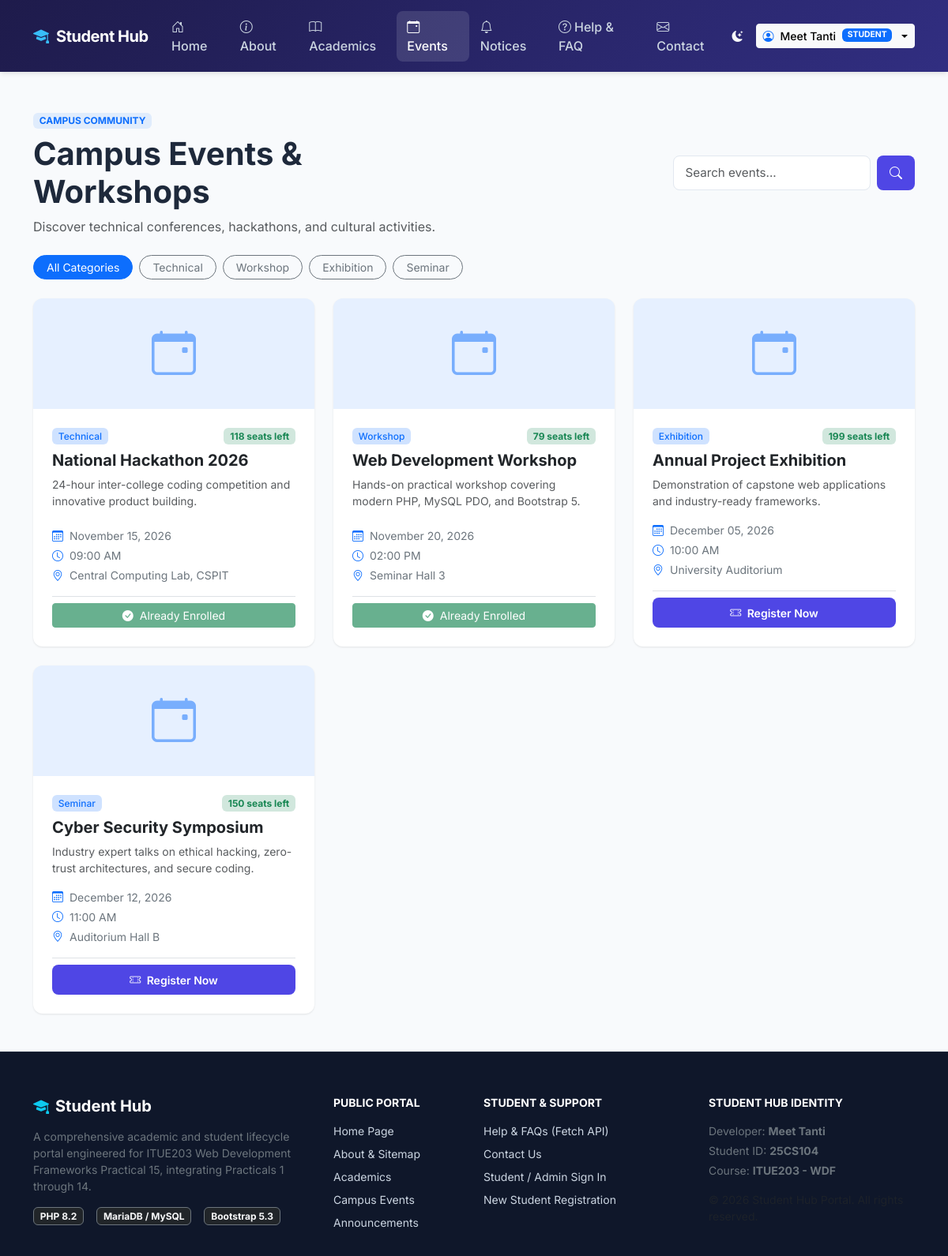
/events.php (signed in), run on the app's committed database.
### tables this page shows
CREATE TABLE events (
    id INT AUTO_INCREMENT PRIMARY KEY,
    event_name VARCHAR(150) NOT NULL,
    description TEXT NULL,
    category VARCHAR(50) DEFAULT 'Academic',
    event_date DATE NOT NULL,
    event_time VARCHAR(20) DEFAULT '10:00 AM',
    location VARCHAR(150) NOT NULL,
    max_seats INT DEFAULT 100,
    poster_image VARCHAR(255) NULL,
    status ENUM('upcoming', 'completed', 'cancelled') DEFAULT 'upcoming',
    created_by INT NULL,
    created_at TIMESTAMP DEFAULT CURRENT_TIMESTAMP,
    CONSTRAINT fk_events_creator FOREIGN KEY (created_by) REFERENCES users(id) ON DELETE SET NULL
);

### includes/functions.php (called while the page is built, shortened)
<?php
function e(?string $string): string
{
    return htmlspecialchars($string ?? '', ENT_QUOTES, 'UTF-8');
}

### includes/auth.php (called while the page is built, shortened)
<?php
require_once __DIR__ . '/functions.php';
function isAuthenticated(): bool
{
    return isset($_SESSION['user_id']) && !empty($_SESSION['user_id']);
}
function currentUser(): ?array
{
    return [
        'id'        => (int) $_SESSION['user_id'],
        'name'      => $_SESSION['name'] ?? 'User',
        'email'     => $_SESSION['email'] ?? '',
        'role'      => $_SESSION['role'] ?? 'guest',
        'student_id'=> $_SESSION['student_id'] ?? null
    ];
}

### events.php (the view, shortened to what this page needs)
<?php
require_once __DIR__ . '/includes/header.php';
require_once __DIR__ . '/includes/navbar.php';
$category = trim($_GET['category'] ?? '');
$search = trim($_GET['search'] ?? '');
$query = "SELECT e.*,
            (SELECT COUNT(*) FROM registrations r WHERE r.event_id = e.id) AS registered_count
          FROM events e WHERE 1=1";
$params = [];
$query .= " ORDER BY e.event_date ASC";
$stmt = $pdo->prepare($query);
$stmt->execute($params);
$events = $stmt->fetchAll();
$catStmt = $pdo->query("SELECT DISTINCT category FROM events WHERE category IS NOT NULL");
$categories = $catStmt->fetchAll(PDO::FETCH_COLUMN);
$myRegistrations = [];
if (isAuthenticated() && currentUser()['role'] === 'student') {
    $userId = currentUser()['id'];
    $stuStmt = $pdo->prepare("SELECT id FROM students WHERE user_id = ?");
    $stuStmt->execute([$userId]);
    $studentId = $stuStmt->fetchColumn();
    if ($studentId) {
        $regStmt = $pdo->prepare("SELECT event_id FROM registrations WHERE student_id = ?");
        $regStmt->execute([$studentId]);
        $myRegistrations = $regStmt->fetchAll(PDO::FETCH_COLUMN);
    }
}
?>
<main class="py-5">
    <div class="container">
        <div class="row align-items-center mb-4">
            <div class="col-md-6">
                <span class="badge bg-primary bg-opacity-10 text-primary fw-bold text-uppercase mb-2">Campus Community</span>
                <h1 class="fw-bold">Campus Events & Workshops</h1>
                <p class="text-muted mb-0">Discover technical conferences, hackathons, and cultural activities.</p>
            </div>
            <div class="col-md-6 mt-3 mt-md-0">
                <form method="GET" class="d-flex gap-2 justify-content-md-end">
                    <input type="text" name="search" class="form-control" placeholder="Search events..." value="<?= e($search) ?>" style="max-width: 250px;">
                    <button type="submit" class="btn btn-primary-sh px-3"><i class="bi bi-search"></i></button>
                </form>
            </div>
        </div>
        <div class="d-flex flex-wrap gap-2 mb-4">
            <a href="<?= APP_URL ?>/events.php<?= $search ? '?search=' . urlencode($search) : '' ?>"
               class="btn btn-sm <?= ($category === '') ? 'btn-primary' : 'btn-outline-secondary' ?> rounded-pill px-3">
                All Categories
            </a>
            <?php foreach ($categories as $cat): ?>
                <a href="<?= APP_URL ?>/events.php?category=<?= urlencode($cat) ?><?= $search ? '&search=' . urlencode($search) : '' ?>"
                   class="btn btn-sm <?= ($category === $cat) ? 'btn-primary' : 'btn-outline-secondary' ?> rounded-pill px-3">
                    <?= e($cat) ?>
                </a>
            <?php endforeach; ?>
        </div>
        <div class="row g-4">
            <?php if (empty($events)): ?>
                <div class="col-12">
                    <div class="alert alert-secondary text-center py-5">
                        <i class="bi bi-calendar-x display-4 text-muted mb-3 d-block"></i>
                        <h5>No Events Found</h5>
                        <p class="text-muted">There are no events matching your criteria.</p>
                    </div>
                </div>
            <?php else: ?>
                <?php foreach ($events as $event): ?>
                    <?php
                        $isRegistered = in_array($event['id'], $myRegistrations, false);
                        $seatsLeft = max(0, (int)$event['max_seats'] - (int)$event['registered_count']);
                    ?>
                    <div class="col-lg-4 col-md-6">
                        <div class="card card-sh h-100 border-0 overflow-hidden d-flex flex-column">
                            <?php if (!empty($event['poster_image']) && file_exists(__DIR__ . '/uploads/events/' . $event['poster_image'])): ?>
                                <img src="<?= APP_URL ?>/uploads/events/<?= e($event['poster_image']) ?>" class="card-img-top" alt="<?= e($event['event_name']) ?>" style="height: 180px; object-fit: cover;">
                            <?php else: ?>
                                <div class="bg-primary bg-opacity-10 d-flex align-items-center justify-content-center" style="height: 140px;">
                                    <i class="bi bi-calendar-event display-4 text-primary opacity-50"></i>
                                </div>
                            <?php endif; ?>
                            <div class="card-body p-4 d-flex flex-column">
                                <div class="d-flex justify-content-between align-items-center mb-2">
                                    <span class="badge bg-primary-subtle text-primary fw-medium"><?= e($event['category']) ?></span>
                                    <span class="badge <?= ($seatsLeft > 0) ? 'bg-success-subtle text-success' : 'bg-danger-subtle text-danger' ?>">
                                        <?= $seatsLeft ?> seats left
                                    </span>
                                </div>
                                <h5 class="fw-bold mb-2"><?= e($event['event_name']) ?></h5>
                                <p class="text-muted small mb-3 flex-grow-1">
                                    <?= e($event['description'] ?? 'Join us for this exciting campus event.') ?>
                                </p>
                                <div class="small text-secondary mb-3">
                                    <div class="mb-1"><i class="bi bi-calendar3 me-2 text-primary"></i><?= date('F d, Y', strtotime($event['event_date'])) ?></div>
                                    <div class="mb-1"><i class="bi bi-clock me-2 text-primary"></i><?= e($event['event_time']) ?></div>
                                    <div><i class="bi bi-geo-alt me-2 text-primary"></i><?= e($event['location']) ?></div>
                                </div>
                                <div class="mt-auto pt-2 border-top">
                                    <?php if (!isAuthenticated()): ?>
                                        <a href="<?= APP_URL ?>/login.php" class="btn btn-outline-primary btn-sm w-100">
                                            Sign in to Register
                                        </a>
                                    <?php elseif (currentUser()['role'] === 'student'): ?>
                                        <?php if ($isRegistered): ?>
                                            <button class="btn btn-success btn-sm w-100" disabled>
                                                <i class="bi bi-check-circle-fill me-1"></i> Already Enrolled
                                            </button>
                                        <?php elseif ($seatsLeft <= 0): ?>
                                            <button class="btn btn-secondary btn-sm w-100" disabled>
                                                Event Full
                                            </button>
                                        <?php else: ?>
                                            <button type="button" class="btn btn-primary-sh btn-sm w-100 btn-register-event" data-event-id="<?= $event['id'] ?>">
                                                <i class="bi bi-ticket-perforated me-1"></i> Register Now
                                            </button>
                                        <?php endif; ?>
                                    <?php else: ?>
                                        <a href="<?= APP_URL ?>/admin/events.php" class="btn btn-outline-secondary btn-sm w-100">
                                            Manage in Admin
                                        </a>
                                    <?php endif; ?>
                                </div>
                            </div>
                        </div>
                    </div>
                <?php endforeach; ?>
            <?php endif; ?>
        </div>
    </div>
</main>
<?php require_once __DIR__ . '/includes/footer.php'; ?>

### assets/css/style.css (style rules this page uses)
:root { --primary-color: #4f46e5; --primary-hover: #4338ca; --primary-light: #eef2ff; --secondary-color: #6366f1; --dark-bg: #1e1b4b; --accent-color: #06b6d4; --success-color: #10b981; --warning-color: #f59e0b; --danger-color: #ef4444; --bg-body: #f8fafc; --text-main: #1e293b; --text-muted: #64748b; --card-bg: #ffffff; --card-border: #e2e8f0; --radius-sm: 8px; --radius-md: 12px; --radius-lg: 16px; --shadow-sm: 0 1px 3px rgba(0,0,0,0.06), 0 1px 2px rgba(0,0,0,0.04); --shadow-md: 0 4px 6px -1px rgba(0,0,0,0.07), 0 2px 4px -1px rgba(0,0,0,0.04); --shadow-lg: 0 10px 15px -3px rgba(0,0,0,0.08), 0 4px 6px -2px rgba(0,0,0,0.03); }
body { background-color: var(--bg-body); color: var(--text-main); font-family: 'Inter', system-ui, -apple-system, BlinkMacSystemFont, "Segoe UI", Roboto, Oxygen, Ubuntu, Cantarell, sans-serif; min-height: 100vh; display: flex; flex-direction: column; transition: background-color 0.25s ease, color 0.25s ease; }
main { flex: 1 0 auto; }
.card-sh { background-color: var(--card-bg); border: 1px solid var(--card-border); border-radius: var(--radius-md); box-shadow: var(--shadow-sm); transition: transform 0.2s ease, box-shadow 0.2s ease; }
.btn-primary-sh { background-color: var(--primary-color); color: #ffffff; border: none; font-weight: 600; padding: 0.55rem 1.25rem; border-radius: var(--radius-sm); transition: background-color 0.2s ease, transform 0.1s ease; }
.form-control, .form-select { border-radius: var(--radius-sm); border-color: var(--card-border); padding: 0.6rem 0.9rem; font-size: 0.95rem; }

### data on the page
events: category "Technical", seatsLeft "118", event_name "National Hackathon 2026", description "24-hour inter-college coding competition and innovative product building.", event_date "November 15, 2026", event_time "09:00 AM", location "Central Computing Lab, CSPIT", shows "Already Enrolled"
events: category "Workshop", seatsLeft "79", event_name "Web Development Workshop", description "Hands-on practical workshop covering modern PHP, MySQL PDO, and Bootstrap 5.", event_date "November 20, 2026", event_time "02:00 PM", location "Seminar Hall 3", shows "Already Enrolled"
events: category "Exhibition", seatsLeft "199", event_name "Annual Project Exhibition", description "Demonstration of capstone web applications and industry-ready frameworks.", event_date "December 05, 2026", event_time "10:00 AM", location "University Auditorium"
events: category "Seminar", max_seats "150", event_name "Cyber Security Symposium", description "Industry expert talks on ethical hacking, zero-trust architectures, and secure coding.", event_date "December 12, 2026", event_time "11:00 AM", location "Auditorium Hall B"

### other printed values
$user['name'] "Meet Tanti"
$role "STUDENT"
$cat "Technical"
$cat "Workshop"
$cat "Exhibition"
$cat "Seminar"
